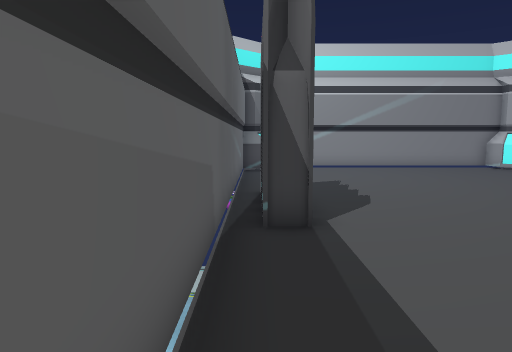
View 1 (above)

12 first-person views from a walk through a Unity game level. The camera is 1.4 m above the floor, tilts 6° down and sees 70° across. The floor is counted in squares, 1 m on a side. Each view is taken from the middle of a square. On the plan, view 1 faces up. The plan holds only what a view shows up to about 16 squares ahead; the rest is blank. The place goes on beyond the plan.

View 2
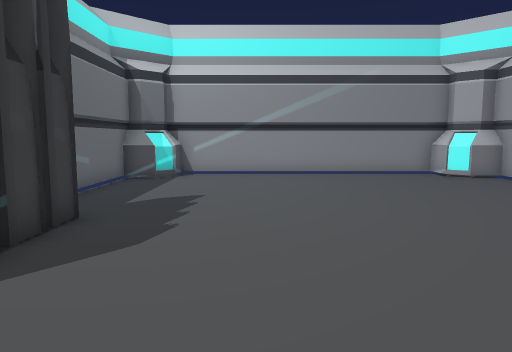

View 3
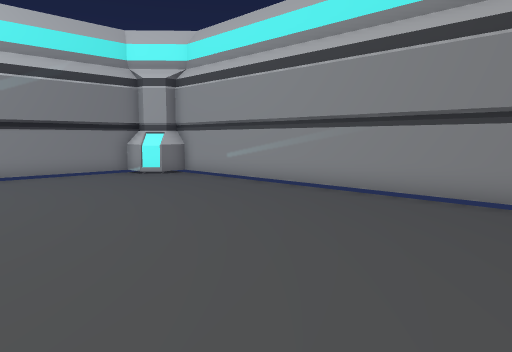

View 4
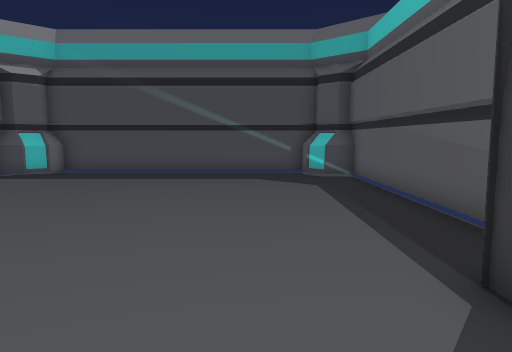

View 5
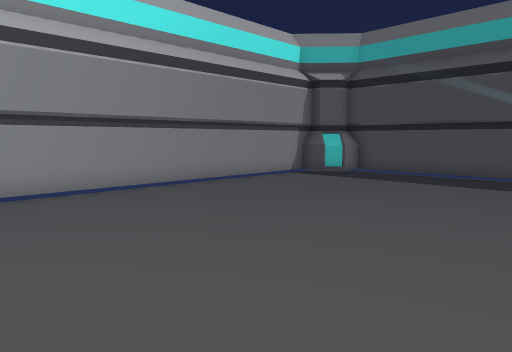

View 6
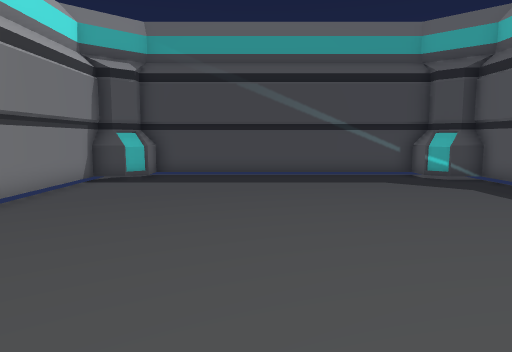

View 7
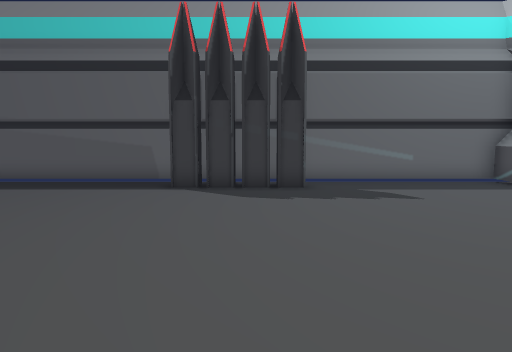

View 8
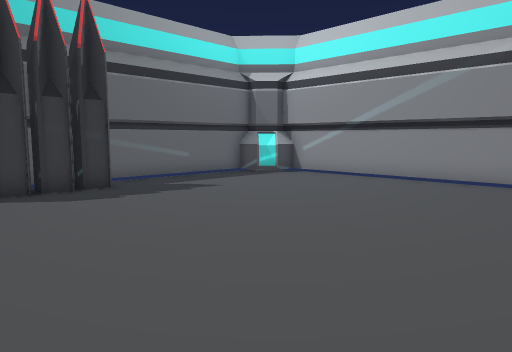

View 9
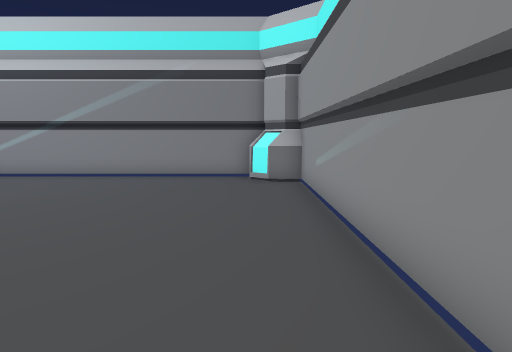

View 10
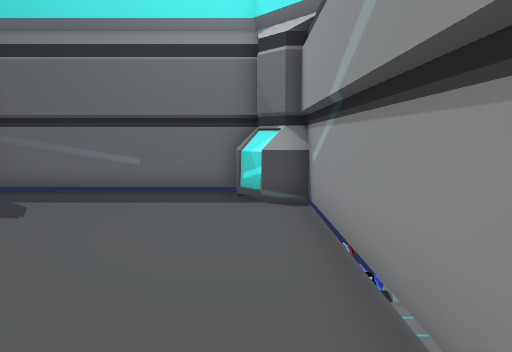

View 11
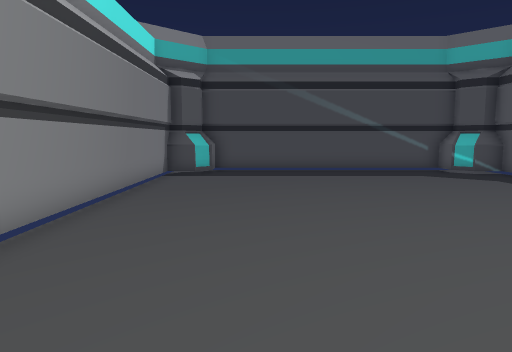

View 12
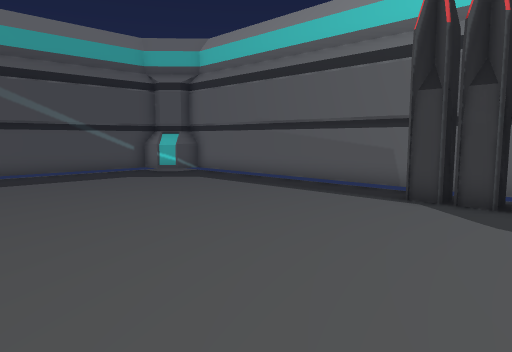

### Floor plan
Points are (right, up) in squares from view 1. A wall is a line through its corners. A room is listed if a view was taken in it or the views show most of it. See-through windows are left out.
Room 1 (views 1, 2, 3, 4, 5, 6, 7, 8, 9, 10, 11, 12)
walls: (-0.6, 9.6) (-0.6, -4.7) (0, -4.7) (0.5, -5.2) (1.1, -4.8) (1.1, -5.9); (-0.6, 13.6) (-0.6, 11.4); (0.5, 15.6) (-0.6, 15.6); (0.4, 15.7) (-0.6, 15.7); (0.3, 15.9) (-0.6, 15.9); (11.3, -4.3) (12.5, -4.3); (11.5, -4.2) (12.5, -4.2); (12.5, 15.6) (11.5, 15.6) (10.8, 16.2); (11.3, 16.4) (10.8, 16.1) (10.8, 17.3); (12.5, 15.7) (11.6, 15.7); (12.4, 15.9) (11.8, 15.9); (10.8, -4.8) (11.3, -4.3); (0.6, 16.6) (0.2, 16.2) (0.2, 16.1) (-0.6, 16.1); (11.6, -4.5) (12.4, -4.5); (-0.6, -4.2) (0.4, -4.2); (0.5, -4.9) (1.1, -4.7); (1.1, 17.2) (1.1, 16.2) (0.4, 15.6); (-0.6, -4.3) (0.6, -4.3) (1.1, -4.9); (11.4, 17.1) (0.6, 17.1); (-0.6, -4.5) (0.1, -4.5); (11.2, -5.4) (12, -4.7) (12.4, -4.7) (12.4, 16) (11.9, 16) (11.3, 16.6); (10.8, -5.9) (10.8, -4.8) (11.4, -5); (0.5, -5.8) (11.4, -5.8)
objects: other object (-2, 10) to (-1, 11); other object (0, 6) to (1, 6); other object (0, 7) to (1, 7); other object (0, 8) to (1, 8); other object (0, 9) to (1, 9)

Positions as (right, up) in squares from view 1, and headings:
1: (0, 0), facing up
2: (4, 3), facing up
3: (4, 3), facing up-right
4: (3, 9), facing down
5: (3, 8), facing down-right
6: (7, 8), facing down
7: (11, 8), facing left
8: (11, 5), facing up-left
9: (11, 4), facing up
10: (9, 16), facing left
11: (9, 10), facing down
12: (9, 9), facing down-left
